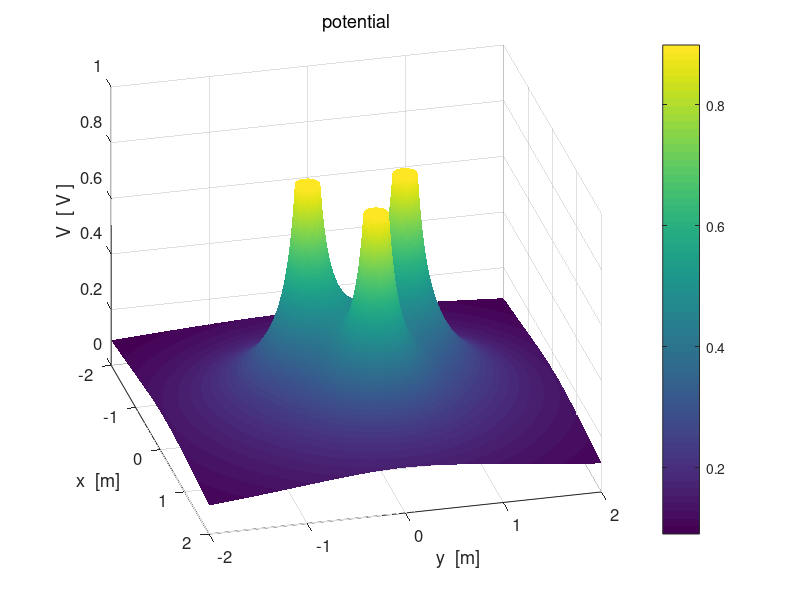

Recreate this plot in MATLAB. (Note: this script raises an error after producing the figure.)
% cemVE06.m
% 19 april 2016
% Ian Cooper
% School of Physics, University of Sydney
% http://www.physics.usyd.edu.au/teach_res/mp/mphome.htm

% Potential and Electric Field in [2D] region
% 3 equal charges at the corners of an equilateral triangle

% Figure 6: Electric field lines
%           need to be careful with number of streamlines and their
%           starting positions ===>
%           Density of electric lines proportion to strength of electric field


clear all
close all
clc
tic

% ========================================================================
% INPUTS  
% ========================================================================

% Number of grid point    [N = 10001]
   N = 1001;
   
% Charge  Q = [10, 0, 0, 0, 0] 
   Q = [10, 10, 10, 0, 0] .* 1e-6;
   
% Radius of circular charged conductor;   
   a = 0.1;
   
% X & Y components of position of charges  [0, 0, 0, 0, 0]
   xC = [0,  0,  sqrt(2/3), 0, 0];
   yC = [-0.5, +0.5  0,  0,    0];

% constants
   eps0 = 8.854e-12;
   kC = 1/(4*pi*eps0);
   
% Dimensions of region / saturation levels
%   [dimensions of region -2 to 2 / minR = 1e-6 / Esat = 1e6 / Vsat = 1e6]
   minX = -2;  
   maxX =  2;
   minY = -2;
   maxY =  2;
   minR = 1e-6;
   minRx = 1e-6;
   minRy = 1e-6;
   Vsat = kC * max(abs(Q)) / a;
   Esat = kC * max(abs(Q)) / a^2;
   
% =======================================================================
% SETUP 
% =======================================================================
   
% Fields
    V = zeros(N,N);
    Ex = zeros(N,N); Ey = zeros(N,N);
    
% [2D] region
    x  = linspace(minX,maxX,N);
    y = linspace(minY, maxY,N);
    
% Color of charged object  +  red   /   - black
    col1 = [1 0 0];
    col2 = [0 0 0];
   
% Grid positions
    [xG, yG] = meshgrid(x,y);

% =======================================================================
% CALCULATION: POTENTIAL & ELECTRIC FIELD 
% =======================================================================

for n = 1 : 3
   Rx = xG - xC(n);
   Ry = yG - yC(n);
   
   index = find(abs(Rx)+ abs(Ry) == 0); 
   Rx(index) = minRx;  Ry(index) = minRy;
   
   R = sqrt(Rx.^2 + Ry.^2);
   R(R==0) = minR;
   V = V + kC .* Q(n) ./ (R);
   
   R3 = R.^3;
   Ex = Ex + kC .* Q(n) .* Rx ./ R3;
   Ey = Ey + kC .* Q(n) .* Ry ./ R3;
end

   if max(max(V)) >=  Vsat; V(V > Vsat)  = Vsat; end;
   if min(min(V)) <= -Vsat; V(V < -Vsat) = -Vsat; end;

   E = sqrt(Ex.^2 + Ey.^2);
   if max(max(E)) >=  Esat; E(E >  Esat)  =  Esat; end;
   if min(min(E)) <= -Esat; E(E < -Esat)  = -Esat; end;
   
   if max(max(Ex)) >=  Esat; Ex(Ex >  Esat)  =  Esat; end;
   if min(min(Ex)) <= -Esat; Ex(Ex < -Esat)  = -Esat; end;
   
   if max(max(Ey)) >=  Esat; Ey(Ey >  Esat)  =  Esat; end;
   if min(min(Ey)) <= -Esat; Ey(Ey < -Esat)  = -Esat; end;
   

% ======================================================================= 
% GRAPHICS 
% =======================================================================

%%

figure(1)   % 11111111111111111111111111111111111111111111111111111111111
   set(gcf,'units','normalized','position',[0.01 0.52 0.23 0.32]);
   surf(xG,yG,V./1e6);
   
   xlabel('x  [m]'); ylabel('y  [m]'); zlabel('V  [ V ]');
   title('potential','fontweight','normal');
   
   rotate3d
   view(76,32);
   set(gca,'fontsize',12)
   set(gca,'xLim',[-2, 2]); set(gca,'yLim',[-2, 2]);
   
   shading interp;
   h = colorbar;
   h.Label.String = 'V   [ MV ]';
   colormap(parula);
   axis square
   box on

%%   
figure(2)   %2222222222222222222222222222222222222222222222222222222222222
   set(gcf,'units','normalized','position',[0.25 0.52 0.23 0.32]);
   zP = V./1e6;
   contourf(xG,yG,zP,16);
   %set(gca,'xLim',[-5,5]); set(gca,'yLim', [-5, 5]);
   %set(gca,'xTick',-5:5); set(gca,'yTick', -5:5);
   hold on
   
   % charged conductors 
      col = col1;
      if Q(1) < 0; col = col2; end;
      pos1 = [-a+xC(1), -a+yC(1), 2*a, 2*a];
      h = rectangle('Position',pos1,'Curvature',[1,1]);
      set(h,'FaceColor',col,'EdgeColor',col);
      
      col = col1;
      if Q(2) < 0; col = col2; end;
      pos2 = [-a-xC(2), -a+yC(2), 2*a, 2*a];
      h = rectangle('Position',pos2,'Curvature',[1,1]);
      set(h,'FaceColor',col,'EdgeColor',col);
      
      col = col1;
      if Q(3) < 0; col = col2; end;
      pos3 = [-a+xC(3), -a+yC(3), 2*a, 2*a];
      h = rectangle('Position',pos3,'Curvature',[1,1]);
      set(h,'FaceColor',col,'EdgeColor',col);
      
   
   xlabel('x  [m]'); ylabel('y  [m]');
   title('potential','fontweight','normal');
      
   shading interp
   h = colorbar;
   h.Label.String = 'V   [ MV ]';
   colormap(parula);
   
   
   set(gca,'fontsize',12);
   axis square
   box on

%%
figure(3)   % 33333333333333333333333333333333333333333333333333333333333
   set(gcf,'units','normalized','position',[0.49 0.52 0.23 0.32]);
       c = 0; yStep = zeros(1,5);
       
      for n = ceil(N/2) : ceil(N/10): N
   %  for n = [1 11 21 31 41 51]
        xP = xG(n,:); yP = V(n,:)./1e6;
        plot(xP,yP,'linewidth',2);
        hold on
        c = c+1;
        yStep(c) = yG(n,1);
     end
     
       %tt = num2str(yStep,2);
       %tm1 = 'y  =  ';
       %tm2 = tt;
       %tm = [tm1 tm2];
       tm = 'Potential profiles for different y values';
       xlabel('x  [m]'); ylabel('V  [ MV ]');
       set(gca,'fontsize',12)  
       h_title = title(tm);
       set(h_title,'fontsize',12,'FontWeight','normal');
       %set(gca,'xTick',-5:5);
       tm1 = num2str(yStep(1),2);
       tm2 = num2str(yStep(2),2); tm3 = num2str(yStep(3),2);
       tm4 = num2str(yStep(4),2);  tm5 = num2str(yStep(5),2);
       %tm6 = num2str(yStep(6),3);
       h = legend(tm1,tm2,tm3,tm4,tm5,'Orientation','horizontal');
       set(h,'Location','northOutside');
      % 
%%
figure(4)   % 4444444444444444444444444444444444444444444444444444444444
     set(gcf,'units','normalized','position',[0.73 0.52 0.23 0.32]);
     
     c = 0; yStep = zeros(1,5);
     for n = ceil(N/2) : ceil(N/10): N
   %  for n = [1 11 21 31 41 51]
        xP = xG(n,:); yP = E(n,:)./1e6;
        plot(xP,yP,'linewidth',2);
        hold on
        c = c+1;
        yStep(c) = yG(n,1);
     end
     
    xlabel('x  [m]'); ylabel('| E |  [ MV/m ]');
    tm = '| E | profiles for different y values';
    h = title(tm);
    set(h,'fontsize',12,'FontWeight','normal');
       
    tm1 = num2str(yStep(1),2);
    tm2 = num2str(yStep(2),2); tm3 = num2str(yStep(3),2);
    tm4 = num2str(yStep(4),2);  tm5 = num2str(yStep(5),2);
    h = legend(tm1,tm2,tm3,tm4,tm5);
    set(h,'Orientation','horizontal','Location','northOutside'); 
       
    set(gca,'fontsize',12);
    box on;

%%    
figure(5)   % 5555555555555555555555555555555555555555555555555555555555
set(gcf,'units','normalized','position',[0.01 0.1 0.23 0.32]);
   surf(xG,yG,E./1e6);
   
   xlabel('x  [m]'); ylabel('y  [m]'); zlabel('E  [ V / m ]');
   title('electric field | E |','fontweight','normal');
   
  
   colorbar
   shading interp
   h =  colorbar;
   h.Label.String = '| E |   [ MV/m ]';
   rotate3d
   view(30,50);
   
   axis square
   set(gca,'fontsize',12) 
   box on
   
%%
figure(6)   % 66666666666666666666666666666666666666666666666666666666666
   set(gcf,'units','normalized','position',[0.25 0.1 0.23 0.32]);  
   contourf(xG,yG,V./1e6,12)
      
   xlabel('x  [m]'); ylabel('y  [m]');
   title('potential','fontweight','normal');
  
   hold on
     
% Electric field lines
%     need to reverse the direction of streamlines for neg charges
      A = pi/6;
      ang3 = [1*A 2*A 3*A 4*A 5*A 7*A 8*A 9*A 10*A 11*A  ];
      ang2 = [0 1*A 2*A 3*A 4*A 5*A 6*A 7*A 8*A 9*A]-pi/36;
      ang1 = -ang2+pi/36;
      
      %ang1 = ang3-pi/2;
     % ang1 = [0*A 1*A 2*A 3*A 4*A 5*A 6*A 7*A 8*A 9*A  ];
% Charge 1 
      if Q(1) > 0;
          p3 = Ex; p4 = Ey;
      else 
          p3 = -Ex; p4 = -Ey;
      end
      
      sx = xC(1) + a .* cos(ang1); sy = yC(1) + a .* sin(ang1);
      h = streamline(xG,yG,p3,p4,sx,sy);
      set(h,'linewidth',2,'color',[1 1 1]);
          
% Charge 2 
      if Q(2) > 0;
          p3 = Ex; p4 = Ey;
      else 
          p3 = -Ex; p4 = -Ey;
      end
      
      sx = xC(2) + a .* cos(ang2); sy = yC(2) + a .* sin(ang2);
      h = streamline(xG,yG,p3,p4,sx,sy);
      set(h,'linewidth',2,'color',[1 1 1]);
      
% Charge 3 
      if Q(3) > 0;
          p3 = Ex; p4 = Ey;
      else 
          p3 = -Ex; p4 = -Ey;
      end
            
      sx = xC(3) + a .* cos(ang3); sy = yC(3) + a .* sin(ang3);
      h = streamline(xG,yG,p3,p4,sx,sy);
      set(h,'linewidth',2,'color',[1 1 1]);
      
% charged conductors 
      col = col1;
      if Q(1) < 0; col = col2; end;
      pos1 = [-a+xC(1), -a+yC(1), 2*a, 2*a];
      h = rectangle('Position',pos1,'Curvature',[1,1]);
      set(h,'FaceColor',col,'EdgeColor',col);
      
      col = col1;
      if Q(2) < 0; col = col2; end;
      pos2 = [-a-xC(2), -a+yC(2), 2*a, 2*a];
      h = rectangle('Position',pos2,'Curvature',[1,1]);
      set(h,'FaceColor',col,'EdgeColor',col);
      
      col = col1;
      if Q(3) < 0; col = col2; end;
      pos3 = [-a+xC(3), -a+yC(3), 2*a, 2*a];
      h = rectangle('Position',pos3,'Curvature',[1,1]);
      set(h,'FaceColor',col,'EdgeColor',col);
        
      shading interp
      h = colorbar;
      h.Label.String = 'V   [ MV ]';
      h = colormap('parula');
      beta = 0.5;
      brighten(h,beta);
      
      set(gca,'xLim',[minX,maxX]); set(gca,'yLim', [minY, maxY]);
  
     axis square;
     box on;
     
%%
figure(7)   % 7777777777777777777777777777777777777777777777777777777777
   set(gcf,'units','normalized','position',[0.49 0.1 0.23 0.32]);
   pcolor(xG,yG,E./1e6);
   
   xlabel('x  [m]'); ylabel('y  [m]');
   title('electric field | E | ','fontweight','normal');
   
   %set(gca,'xLim',[-5,5]); set(gca,'yLim', [-5, 5]);
   %set(gca,'xTick',-5:5); set(gca,'yTick', -5:5);
   
   shading interp
   h = colorbar;
   h.Label.String = '|E|   [ MV/m ]';
   
   axis square
   set(gca,'fontsize',12)
   box on   
   
 
%%       
figure(8)    % 8888888888888888888888888888888888888888888888888888888888
     set(gcf,'units','normalized','position',[0.73 0.1 0.23 0.32]); 
     hold on
     index1 = 51 : 50 : 951;
     index1 = [index1 500 502];
     index2 = index1;
          
     p1 = xG(index1, index2); p2 = yG(index1, index2);
     
% scaling of electric field lines: unit length
        p3 = Ex(index1, index2)./(E(index1,index2));
        p4 = Ey(index1, index2)./(E(index1,index2));
% no scaling of electric field lines
%  p3 = Ex(index1, index2); p4 = Ey(index1, index2); 
     
     h = quiver(p1,p2,p3,p4,'autoscalefactor',0.8);
     set(h,'color',[0 0 1],'linewidth',1.2)
     
      hold on
      
% charged conductors 
      col = col1;
      if Q(1) < 0; col = col2; end;
      pos1 = [-a+xC(1), -a+yC(1), 2*a, 2*a];
      h = rectangle('Position',pos1,'Curvature',[1,1]);
      set(h,'FaceColor',col,'EdgeColor',col);
      
      col = col1;
      if Q(2) < 0; col = col2; end;
      pos2 = [-a-xC(2), -a+yC(2), 2*a, 2*a];
      h = rectangle('Position',pos2,'Curvature',[1,1]);
      set(h,'FaceColor',col,'EdgeColor',col);
      
      col = col1;
      if Q(3) < 0; col = col2; end;
      pos3 = [-a+xC(3), -a+yC(3), 2*a, 2*a];
      h = rectangle('Position',pos3,'Curvature',[1,1]);
      set(h,'FaceColor',col,'EdgeColor',col);
      
      xlabel('x  [m]'); ylabel('y  [m]');
      title('direction of scaled E at grid points','fontweight','normal');
     
      set(gca,'xLim',[-2,2]); set(gca,'yLim', [-2, 2]);
      axis([-2 2 -2 2]);
      axis equal
      box on
 
%%

     toc
     
   
